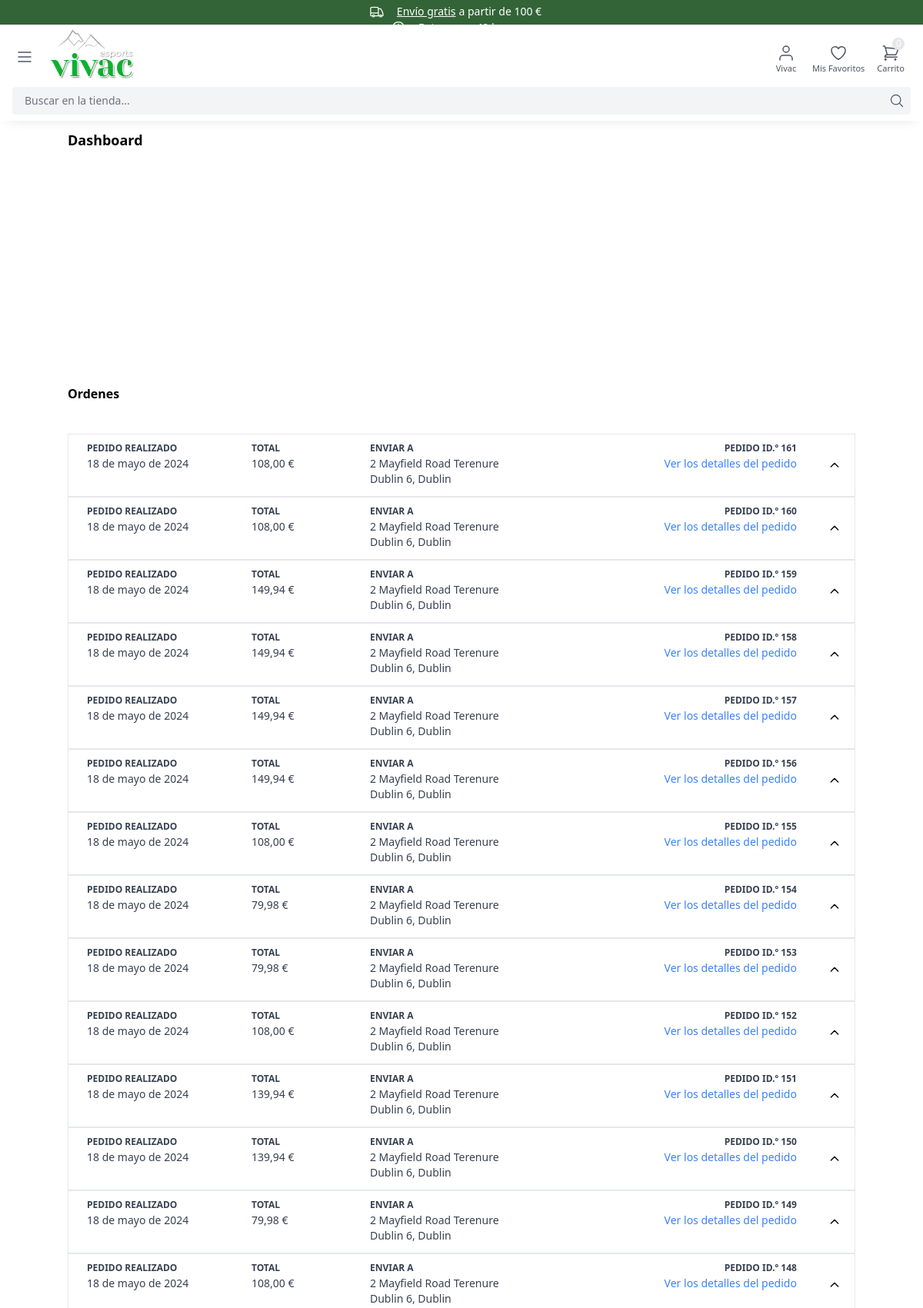
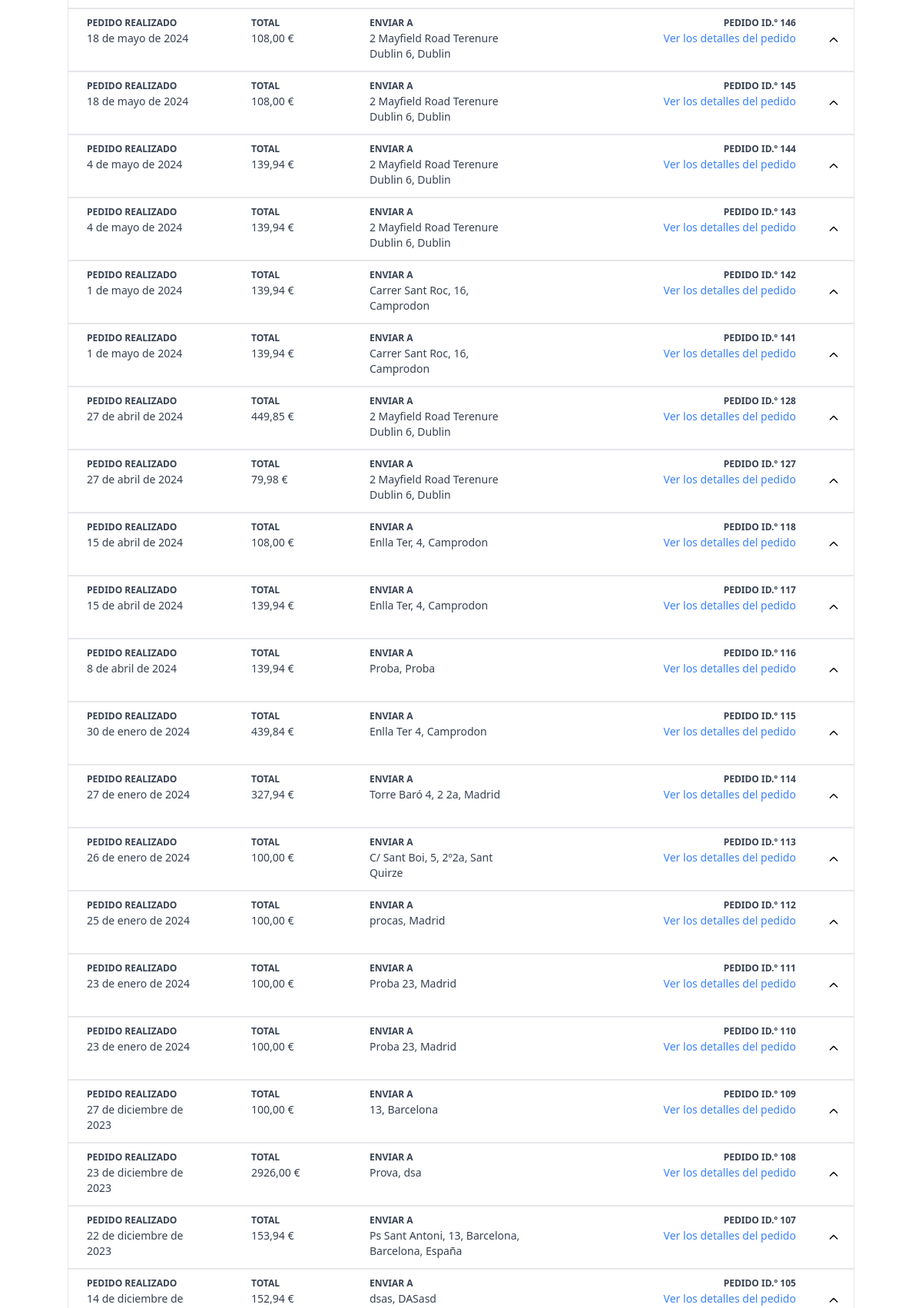
The page /dashboard/ (signed in, upper part) on the database its author committed (2 pictures, top to bottom).
### order/models.py (models this page shows, shortened)
class Order(models.Model):
    SHIPPED = 'shipped'
    ORDERED = 'ordered'
    STATUS_CHOICES = (
        (ORDERED, 'Ordered'),
        (SHIPPED, 'Shipped')
    )
    PAYMENT_CHOICES = (
        ('pending', 'Pending'),
        ('succeeded', 'Succeeded'),
    )
    estado_pago = models.CharField(max_length=20, choices=PAYMENT_CHOICES, default='succeeded')
    user = models.ForeignKey(User, related_name='orders',blank=True, null=True , on_delete=models.CASCADE)
    customer = models.CharField(max_length=255, blank=True, null=True)
    payment_intent = models.CharField(max_length=255, blank=True, null=True)
    first_name = models.CharField(max_length=255)
    last_name = models.CharField(max_length=255)
    email = models.EmailField(max_length=255)
    address = models.CharField(max_length=255)
    zipcode = models.CharField(max_length=255)
    city = models.CharField(max_length=255)
    provincia = models.CharField(max_length=255)
    phone = models.CharField(max_length=255)
    detalles_envio = models.TextField( blank=True, null=True)
    created_at = models.DateTimeField(auto_now_add=True)
    paid = models.BooleanField(default=False)
    paid_amount = models.FloatField(blank=True, null=True)
    envio = models.FloatField(blank=True, null=True)
    status = models.CharField(max_length=20, choices=STATUS_CHOICES, default=ORDERED)
    class Meta:
        ordering = ('-created_at',)

### dashboard/views.py (the view)
# urls.py: path('', dashboard, name='dashboard'),
@user_passes_test(superuser_required, login_url='/admin/login/')
def dashboard(request):
    orders = Order.objects.all()
    context = {
        'orders': orders,
    }
    return render(request, 'dashboard/dashboard.html', context)

### cart/cart.py (called while the page is built)
    def __len__(self):
        return sum(item['quantity'] for item in self.cart.values())

### cart/content_processors.py (called while the page is built)
def cart(request):
    return {'cart': Cart(request)}

### cart/templatetags/replacement.py (called while the page is built)
@register.filter
def replace_1(value):
    return value.replace("|","/")

@register.filter
def resta(value, arg):
    value = float(value)
    return value - arg

@register.filter
def date1(value):
    value = datetime.strptime(str(value).split(" ")[0], '%Y-%m-%d').date()
    return value

### dashboard/views.py (called while the page is built)
def superuser_required(user):
    return user.is_superuser

### product/models.py (called while the page is built)
    def image(self):
        img = Image.objects.get(id = self.image_id)
        if img.id is not None:
            return img.image.url
        else:
            return 'https://via.placeholder.com/240x240.jpg'

### dashboard/templates/dashboard/dashboard.html (shortened to what this page needs)
{% extends 'core/base.html' %}
{% load replacement %}
{% load static %}
{% load i18n %}
{% block content%}
<div class="max-w-screen-md lg:max-w-screen-lg xl:max-w-screen-xl mx-auto max-[1300px]:-mt-6 -mt-2 px-4 lg:px-0">
    <div class="mt-5 xl:mx-0 md:flex mb-1 text-lg font-semibold px-4 lg:px-0">{% trans 'Dashboard' %}</div>
    <div class="h-[300px]"></div>
    <div class="mb-10 font-semibold">{% trans 'Ordenes' %}</div>
    {% for order in orders %}
        <div onclick="open_order('{{order.id}}')" class="font-semibold border flex w-full text-sm cursor-pointer">
            <div class="w-[95%] min-h-[80px] p-2 flex text-[12px] font-semibold text-gray-700">
                <div class="w-[80%] flex justify-between ml-4">
                    <div class="h-full w-[140px]">
                        <div>{% trans 'PEDIDO REALIZADO' %}</div>
                        <div class="text-sm font-normal">{{order.created_at |date1}}</div>
                    </div>
                    <div class="h-full w-[80px]">
                        <div>{% trans 'TOTAL' %}</div>
                        <div class="text-sm font-normal">{{order.paid_amount| floatformat:2}} €</div>
                    </div>
                    <div class="h-full w-[200px] hidden md:block">
                        <div>{% trans 'ENVIAR A' %}</div>
                        <div class="text-sm font-normal">{{order.address}}, {{order.city}} </div>
                    </div>
                </div>
                <div class="w-[50%] text-right mr-4">
                    <div>{% trans 'PEDIDO' %} ID.º {{order.id}}</div>
                    <div class="text-sm font-normal text-blue-500">
                        <a class="hidden md:block" href="{% url 'my_vista_producto' order.id %}">{% trans 'Ver los detalles del pedido' %}</a>
                    </div>
                </div>
            </div>
            <div class="w-[5%] flex space-x-2">
                <div class="m-auto">
                    <svg id="svg_icon-{{order.id}}" class="h-4 w-4 text-black"  fill="none" viewBox="0 0 24 24" stroke="currentColor">
                        <path stroke-linecap="round" stroke-linejoin="round" stroke-width="2" d="M5 15l7-7 7 7"/>
                    </svg>
                </div>
            </div>
        </div>
    {% endfor %}
</div>
{% endblock %}

### core/templates/core/partials/navbar_right.html (shortened to what this page needs)
{% load i18n %}
<div class="menu-right flex items-center space-x-4 text-gray-600 mt-5">
    <div class="dropdown-menu relative min-w-[36px]">
        {% if request.user.is_authenticated %}
        <a href="{% url 'my_account' %}" title="my_account" class="logouser flex justify-center items-center hover:text-black cursor-pointer z-[3] relative">
            <svg class="h-6 w-6"  viewBox="0 0 24 24"  fill="none"  stroke="currentColor"  stroke-width="1.5"  stroke-linecap="round"  stroke-linejoin="round">  <path d="M20 21v-2a4 4 0 0 0-4-4H8a4 4 0 0 0-4 4v2" />  <circle cx="12" cy="7" r="4" /></svg>
        </a>
        <span class="text-[11px] hidden md:flex justify-center cursor-pointer z-[3] relative">{{user.first_name}}</span>
        {% endif %}
    </div>
    <div class="relative hidden min-[350px]:block">
        <a href="{% url 'my_account' %}" title="favorites" class="flex justify-center items-center hover:text-black z-[3] relative">
        </a>
        <span class="text-[11px] hidden md:flex z-[3] relative">{% trans 'Mis Favoritos' %}</span>
    </div>
    <div class="relative dropdown-menu-cart-top">
        <div class="dropdown-menu-cart">
            <div class="relative"
            hx-get="{% url 'hx_minicart_icon_num' %}"
            hx-trigger="update-menu-cart from:body"
            hx-swap="innerHTML"
            >
                {% include 'cart/partials/minicart_icon_num.html' %}
            </div>
    </div>
</div>

### core/templates/core/base.html (style rules this page uses)
body { position: relative }

### core/templates/core/partials/styles.html (style rules this page uses)
* { -webkit-tap-highlight-color: rgba(255, 255, 255, 0) !important; outline: none !important; }

### rows shown on the page
Order: created_at "18 de mayo de 2024", paid_amount "108,00", address "2 Mayfield Road Terenure Dublin 6", city "Dublin", id "161"
Order: created_at "18 de mayo de 2024", paid_amount "108,00", address "2 Mayfield Road Terenure Dublin 6", city "Dublin", id "160"
Order: created_at "18 de mayo de 2024", paid_amount "149,94", address "2 Mayfield Road Terenure Dublin 6", city "Dublin", id "159"
Order: created_at "18 de mayo de 2024", paid_amount "149,94", address "2 Mayfield Road Terenure Dublin 6", city "Dublin", id "158"
Order: created_at "18 de mayo de 2024", paid_amount "149,94", address "2 Mayfield Road Terenure Dublin 6", city "Dublin", id "157"
Order: created_at "18 de mayo de 2024", paid_amount "149,94", address "2 Mayfield Road Terenure Dublin 6", city "Dublin", id "156"
Order: created_at "18 de mayo de 2024", paid_amount "108,00", address "2 Mayfield Road Terenure Dublin 6", city "Dublin", id "155"
Order: created_at "18 de mayo de 2024", paid_amount "79,98", address "2 Mayfield Road Terenure Dublin 6", city "Dublin", id "154"
Order: created_at "18 de mayo de 2024", paid_amount "79,98", address "2 Mayfield Road Terenure Dublin 6", city "Dublin", id "153"
Order: created_at "18 de mayo de 2024", paid_amount "108,00", address "2 Mayfield Road Terenure Dublin 6", city "Dublin", id "152"
Order: created_at "18 de mayo de 2024", paid_amount "139,94", address "2 Mayfield Road Terenure Dublin 6", city "Dublin", id "151"
Order: created_at "18 de mayo de 2024", paid_amount "139,94", address "2 Mayfield Road Terenure Dublin 6", city "Dublin", id "150"
Order: created_at "18 de mayo de 2024", paid_amount "79,98", address "2 Mayfield Road Terenure Dublin 6", city "Dublin", id "149"
Order: created_at "18 de mayo de 2024", paid_amount "108,00", address "2 Mayfield Road Terenure Dublin 6", city "Dublin", id "148"
Order: created_at "18 de mayo de 2024", paid_amount "108,00", address "2 Mayfield Road Terenure Dublin 6", city "Dublin", id "146"
Order: created_at "18 de mayo de 2024", paid_amount "108,00", address "2 Mayfield Road Terenure Dublin 6", city "Dublin", id "145"
Order: created_at "4 de mayo de 2024", paid_amount "139,94", address "2 Mayfield Road Terenure Dublin 6", city "Dublin", id "144"
Order: created_at "4 de mayo de 2024", paid_amount "139,94", address "2 Mayfield Road Terenure Dublin 6", city "Dublin", id "143"
Order: created_at "1 de mayo de 2024", paid_amount "139,94", address "Carrer Sant Roc, 16", city "Camprodon", id "142"
Order: created_at "1 de mayo de 2024", paid_amount "139,94", address "Carrer Sant Roc, 16", city "Camprodon", id "141"
Order: created_at "27 de abril de 2024", paid_amount "449,85", address "2 Mayfield Road Terenure Dublin 6", city "Dublin", id "128"
Order: created_at "27 de abril de 2024", paid_amount "79,98", address "2 Mayfield Road Terenure Dublin 6", city "Dublin", id "127"
Order: created_at "15 de abril de 2024", paid_amount "108,00", address "Enlla Ter, 4", city "Camprodon", id "118"
Order: created_at "15 de abril de 2024", paid_amount "139,94", address "Enlla Ter, 4", city "Camprodon", id "117"
Order: created_at "8 de abril de 2024", paid_amount "139,94", address "Proba", city "Proba", id "116"
Order: created_at "30 de enero de 2024", paid_amount "439,84", address "Enlla Ter 4", city "Camprodon", id "115"

### other values the page prints
{{ user.first_name }} "Vivac"
